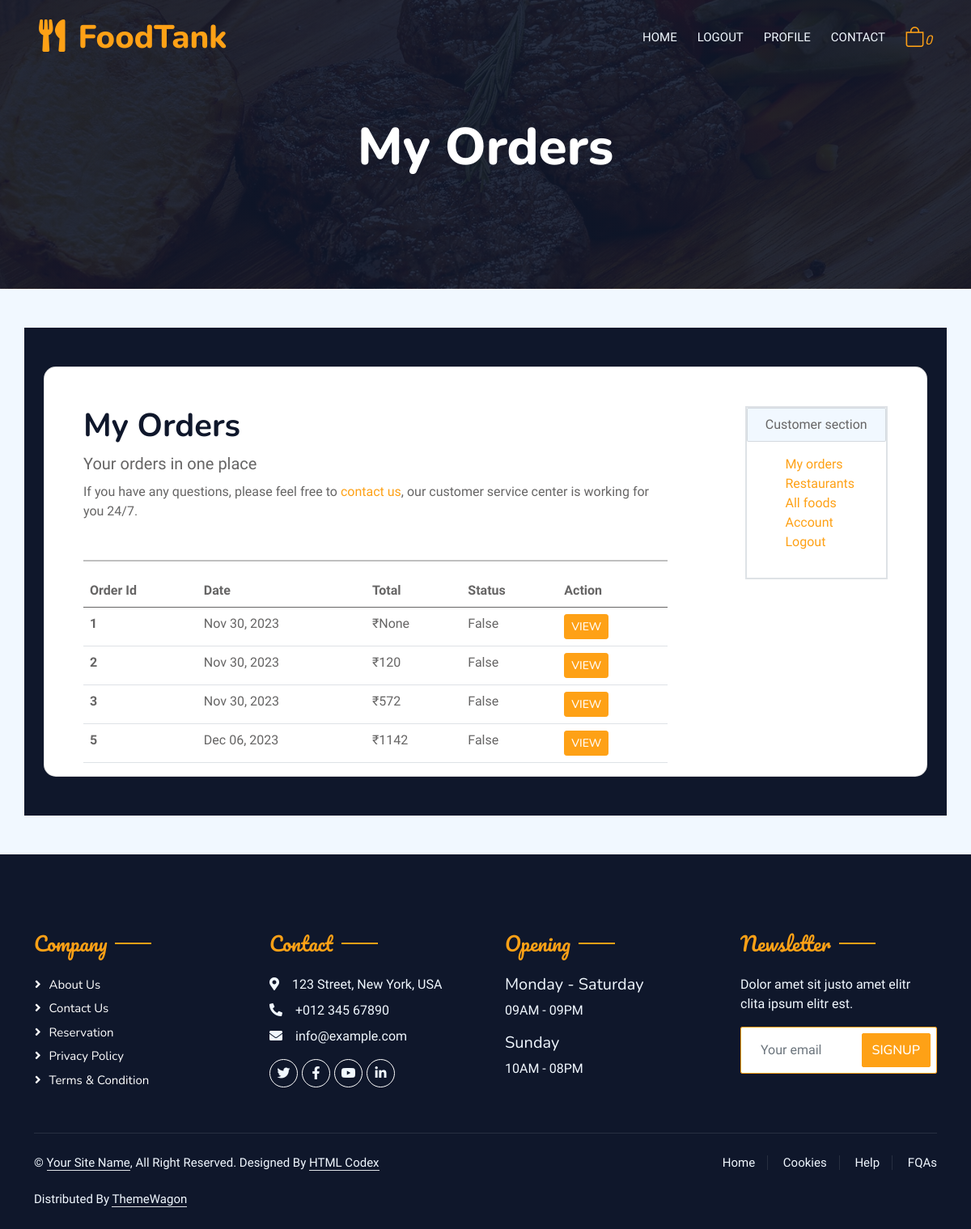
Before: /orders/ (signed in) with the older database file.
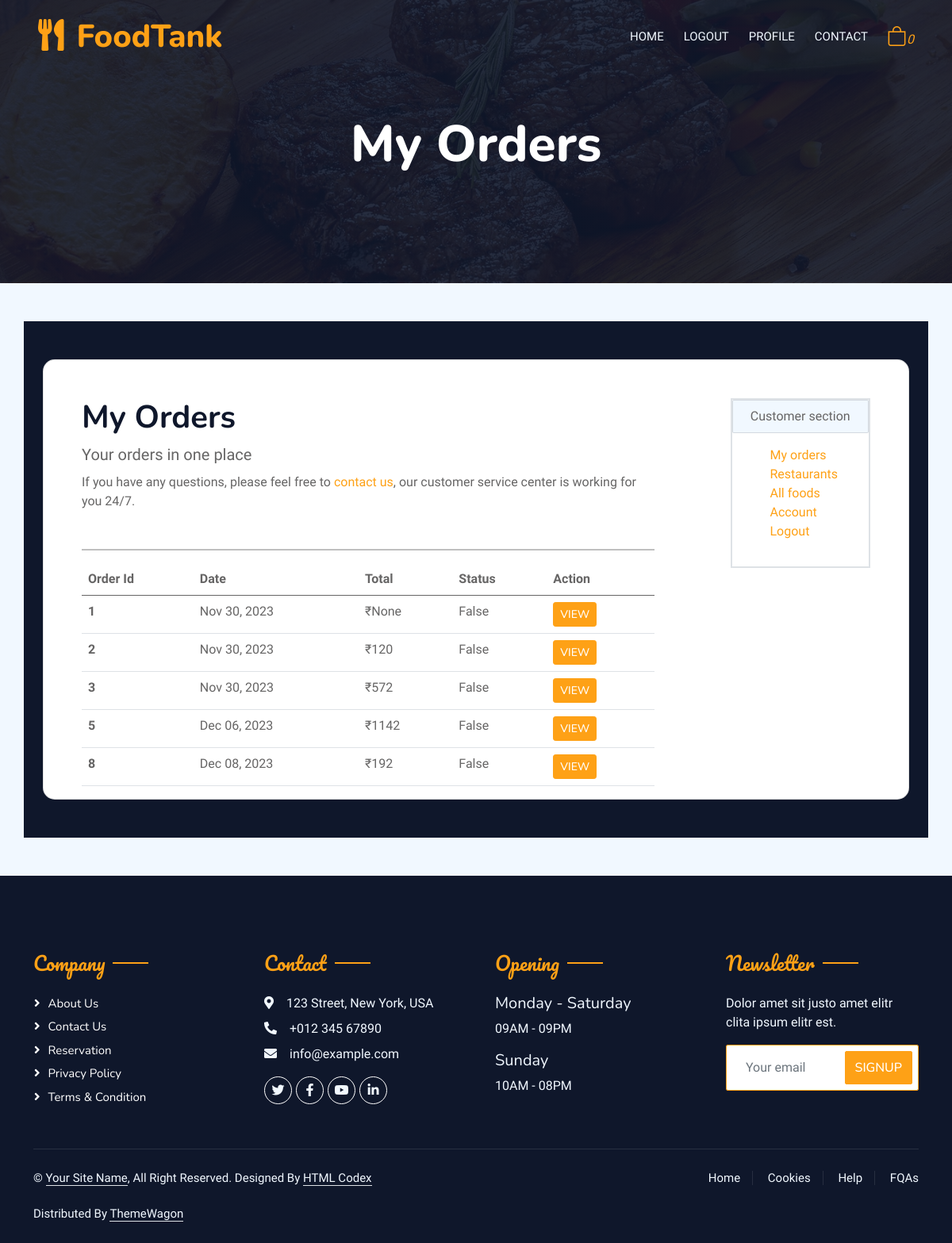
After: the same page with the newer database file.
### order/models.py (models this page shows, shortened)
class Order(models.Model):
    order_id = models.AutoField(primary_key=True)
    user = models.ForeignKey(User, on_delete=models.CASCADE,
                        limit_choices_to={'user_type':'Customer'})
    restaurant = models.ForeignKey(Restaurant, on_delete=models.CASCADE)
    is_confirmed = models.BooleanField(default=False)
    estimated_time = models.DateTimeField(blank=True, null=True)
    driver = models.ForeignKey(Driver, on_delete=models.SET_NULL, null=True, blank=True)
    transaction_id = models.CharField(max_length=255, null=True, blank=True)
    total_bill = models.IntegerField(blank=True, null=True)
    payment_method = models.CharField(max_length=255, blank=True, null=True, choices=payment_choices)
    order_date = models.DateTimeField(auto_now_add=True, blank=True, null=True)

### user/views.py (the view)
# urls.py: path("orders/", views.orders, name="orders"),
@login_required(login_url='/login/')
def orders(request):
    if not request.user.user_type == "Customer":
        return redirect("/login/")
    userOrders = Order.objects.filter(user=request.user)
    context = {
        'userOrders' : userOrders
    }
    return render(request, 'account/orders.html', context)

### templates/account/orders.html (shortened to what the changed rows need)
{% extends '../base.html' %}
{% block content %}
{% load static %}
{% load sweetify %}
<div class="container-xxl position-relative p-0">
        {% include 'navbar.html' %}
    <div class="container-xxl py-5 bg-dark hero-header mb-5">
        <div class="container text-center my-5 pt-5 pb-4">
            <h1 class="display-3 text-white mb-3 animated slideInDown">My Orders</h1>
        </div>
    </div>
</div>
<section class="container h-100 h-custom" style="background-color: #0F172B;">
    <div class="container py-5 h-100">
        <div class="row d-flex justify-content-center align-items-center h-100">
            <div class="col-12">
                <div class="card card-registration card-registration-2" style="border-radius: 15px;">
                    <div class="card-body p-0">
                        <div class="row g-0">
                            <div class="col-lg-9">
                                <div class="mx-5 mt-5">
                                    <div class="mb-5">
                                        <h1 class="fw-bold mb-0 text-black">My Orders</h1>
                                    </div>
                                    <table class="table">
                                        <thead>
                                          <tr>
                                            <th scope="col">Order Id</th>
                                            <th scope="col">Date</th>
                                            <th scope="col">Total</th>
                                            <th scope="col">Status</th>
                                            <th scope="col">Action</th>
                                          </tr>
                                        </thead>
                                        <tbody>
                                          {% for data in userOrders %}
                                            <tr>
                                                <th scope="row">{{data.order_id}}</th>
                                                <td>{{ data.order_date|date:"M d, Y" }}</td>
                                                <td>₹{{data.total_bill}}</td>
                                                <td>{{data.is_confirmed}}</td>
                                                <td>
                                                    <a href="/orderInfo/{{data.order_id}}" class="btn btn-primary btn-sm">View</a>
                                                </td>
                                            </tr>
                                          {% endfor %}
                                        </tbody>
                                      </table>
                                </div>
                            </div>
                        </div>
                    </div>
                </div>
            </div>
        </div>
    </div>
</section>
{% endblock content %}

Changed rows visible on the page:
added Order: order_id "8", order_date "Dec 08, 2023", total_bill "192", is_confirmed "False"
